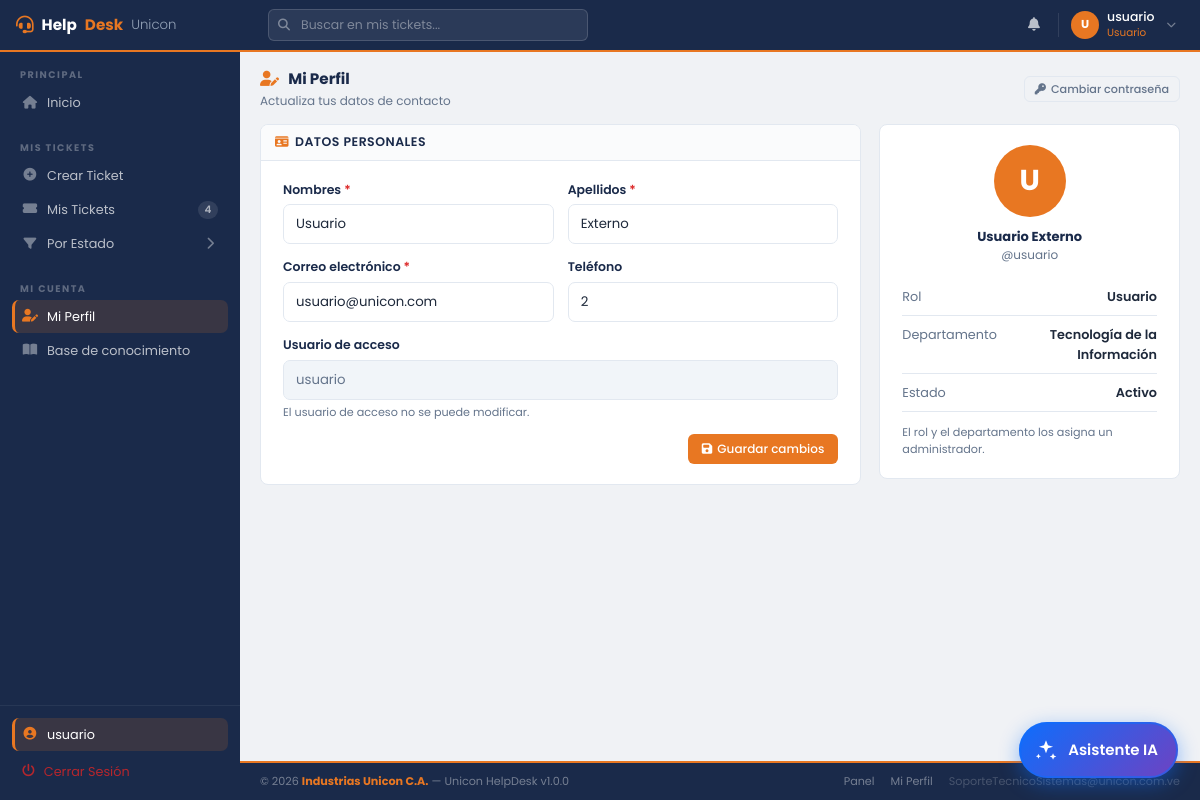
Screenshot of /usuario/perfil.php (signed in) with the database file from the repository.
### tables this page shows
CREATE TABLE `roles` (
  `id_rol` int(11) NOT NULL AUTO_INCREMENT,
  `nombre` varchar(50) NOT NULL,
  `descripcion` text DEFAULT NULL,
  `nivel_acceso` tinyint(1) NOT NULL DEFAULT 1,
  PRIMARY KEY (`id_rol`),
  UNIQUE KEY `nombre` (`nombre`)
);

CREATE TABLE `usuarios` (
  `id_usuario` int(11) NOT NULL AUTO_INCREMENT,
  `nombres` varchar(100) NOT NULL,
  `apellidos` varchar(100) NOT NULL,
  `correo` varchar(150) NOT NULL,
  `usuario_login` varchar(50) NOT NULL,
  `contraseña` varchar(255) NOT NULL,
  `telefono` varchar(20) DEFAULT NULL,
  `id_departamento` int(11) NOT NULL,
  `id_rol` int(11) NOT NULL DEFAULT 1,
  `estado` enum('activo','inactivo','reposo','pasante','vacaciones','suspendido') NOT NULL DEFAULT 'activo',
  PRIMARY KEY (`id_usuario`),
  UNIQUE KEY `correo` (`correo`),
  UNIQUE KEY `usuario_login` (`usuario_login`),
  KEY `id_departamento` (`id_departamento`),
  KEY `id_rol` (`id_rol`),
  CONSTRAINT `fk_usuario_departamento` FOREIGN KEY (`id_departamento`) REFERENCES `departamentos` (`id_departamento`) ON UPDATE CASCADE,
  CONSTRAINT `fk_usuario_rol` FOREIGN KEY (`id_rol`) REFERENCES `roles` (`id_rol`) ON UPDATE CASCADE
);

CREATE TABLE `departamentos` (
  `id_departamento` int(11) NOT NULL AUTO_INCREMENT,
  `nombre` varchar(100) NOT NULL,
  `descripcion` text DEFAULT NULL,
  `estado` enum('activo','inactivo','clausurado') NOT NULL DEFAULT 'activo',
  PRIMARY KEY (`id_departamento`),
  UNIQUE KEY `nombre` (`nombre`)
);

### usuario/perfil.php (the view, shortened to what this page needs)
<?php
include '../config/conexion.php';
$stmt = $conexion->prepare("
    SELECT u.nombres, u.apellidos, u.correo, u.usuario_login, u.telefono, u.estado,
           d.nombre AS departamento_nombre, r.nombre AS rol_nombre
    FROM usuarios u
    JOIN departamentos d ON u.id_departamento = d.id_departamento
    JOIN roles r ON u.id_rol = r.id_rol
    WHERE u.usuario_login = ?
");
$stmt->bind_param("s", $_SESSION['usser']);
$stmt->execute();
$perfil = $stmt->get_result()->fetch_assoc();
include_once '../includes/header2.php';
include_once '../includes/sidebar.php';
?>
<main class="hd-main">
    <div class="hd-page-header">
        <div>
            <div class="hd-page-title"><i class="fas fa-user-edit" style="color:var(--naranja);margin-right:6px;"></i> Mi Perfil</div>
            <div class="hd-page-sub">Actualiza tus datos de contacto</div>
        </div>
        <a href="cambiar_clave.php" class="hd-btn hd-btn-outline hd-btn-sm"><i class="fas fa-key"></i> Cambiar contraseña</a>
    </div>
    <div class="hd-perfil-grid">
        <div class="hd-card">
            <div class="hd-card-header">
                <h5 class="hd-card-title"><i class="fas fa-id-card"></i> Datos personales</h5>
            </div>
            <div class="hd-card-body" style="padding:20px 22px;">
                <form id="form-perfil">
                    <div class="hd-row-2" style="margin-bottom:14px;">
                        <div>
                            <label class="hd-label">Nombres <span style="color:var(--danger);">*</span></label>
                            <input type="text" name="nombres" class="hd-input" maxlength="100" required value="<?= htmlspecialchars($perfil['nombres']) ?>">
                        </div>
                        <div>
                            <label class="hd-label">Apellidos <span style="color:var(--danger);">*</span></label>
                            <input type="text" name="apellidos" class="hd-input" maxlength="100" required value="<?= htmlspecialchars($perfil['apellidos']) ?>">
                        </div>
                    </div>
                    <div class="hd-row-2" style="margin-bottom:14px;">
                        <div>
                            <label class="hd-label">Correo electrónico <span style="color:var(--danger);">*</span></label>
                            <input type="email" name="correo" class="hd-input" maxlength="150" required value="<?= htmlspecialchars($perfil['correo']) ?>">
                        </div>
                        <div>
                            <label class="hd-label">Teléfono</label>
                            <input type="text" name="telefono" class="hd-input" maxlength="20" placeholder="Opcional" value="<?= htmlspecialchars($perfil['telefono'] ?? '') ?>">
                        </div>
                    </div>
                    <div style="margin-bottom:14px;">
                        <label class="hd-label">Usuario de acceso</label>
                        <input type="text" class="hd-input" disabled value="<?= htmlspecialchars($perfil['usuario_login']) ?>">
                        <div style="font-size:0.7rem;color:var(--muted);margin-top:4px;">El usuario de acceso no se puede modificar.</div>
                    </div>
                    <div style="text-align:right;margin-top:12px;">
                        <button type="submit" id="btn-guardar-perfil" class="hd-btn hd-btn-naranja">
                            <i class="fas fa-save"></i> Guardar cambios
                        </button>
                    </div>
                </form>
            </div>
        </div>
        <div class="hd-card" style="padding:20px 22px;">
            <div class="hd-avatar-grande"><?= strtoupper(substr($perfil['nombres'], 0, 1)) ?></div>
            <div style="text-align:center;margin-bottom:14px;">
                <div style="font-weight:700;color:var(--azul);"><?= htmlspecialchars($perfil['nombres'] . ' ' . $perfil['apellidos']) ?></div>
                <div style="font-size:0.75rem;color:var(--muted);">@<?= htmlspecialchars($perfil['usuario_login']) ?></div>
            </div>
            <div class="hd-cuenta-item"><span>Rol</span><span><?= htmlspecialchars($perfil['rol_nombre']) ?></span></div>
            <div class="hd-cuenta-item"><span>Departamento</span><span><?= htmlspecialchars($perfil['departamento_nombre']) ?></span></div>
            <div class="hd-cuenta-item"><span>Estado</span><span><?= htmlspecialchars(ucfirst($perfil['estado'])) ?></span></div>
            <div style="font-size:0.7rem;color:var(--muted);margin-top:12px;line-height:1.5;">
                El rol y el departamento los asigna un administrador.
            </div>
        </div>
    </div>
</main>
<?php include_once '../includes/footer2.php'; ?>

### includes/header2.php (shortened to what this page needs)
<?php
$usuario_activo = $_SESSION['usser'];
$rol_id         = (int)$_SESSION['id_rol'];
$inicial        = strtoupper(substr($usuario_activo, 0, 1));
$rol_nombre     = match($rol_id) { 3=>'Administrador', 2=>'Técnico TI', 1=>'Usuario', default=>'—' };
try {
    $q_rn = $conexion->prepare("SELECT nombre FROM roles WHERE id_rol = ?");
    $q_rn->bind_param("i", $rol_id); $q_rn->execute();
    if ($f_rn = $q_rn->get_result()->fetch_assoc()) $rol_nombre = $f_rn['nombre'];
} catch (Throwable $e) {  }
?>
<!DOCTYPE html>
<html lang="es">
<head>
    <link rel="stylesheet" href="https://cdn.jsdelivr.net/npm/bootstrap@5.3.0/dist/css/bootstrap.min.css">
    <link rel="stylesheet" href="https://cdnjs.cloudflare.com/ajax/libs/font-awesome/6.4.0/css/all.min.css">
    <link rel="stylesheet" href="../assets/css/dashboard2.css">
</head>
<body>
<header class="hd-topbar">
    <a href="dashboard.php" class="hd-topbar-brand">
        <i class="fas fa-headset"></i>
        Help<span>Desk</span> <small>Unicon</small>
    </a>
    <div class="hd-topbar-search" style="position:relative;">
        <i class="fas fa-search"></i>
        <input type="search" id="hdBuscar" autocomplete="off" maxlength="60"
               placeholder="<?= $rol_id === 3 ? 'Buscar tickets, usuarios, equipos...' : ($rol_id === 2 ? 'Buscar tickets, equipos...' : 'Buscar en mis tickets...') ?>">
    </div>
    <div class="hd-topbar-right">
        <div class="hd-notif-wrap">
            <button type="button" class="hd-topbar-icon" id="hdBell" title="Notificaciones" style="background:none;border:0;position:relative;">
                <i class="fas fa-bell"></i>
            </button>
        </div>
        <div style="position:relative;">
            <button class="hd-topbar-user" onclick="toggleUserMenu()" id="userBtn">
                <div class="hd-avatar"><?= $inicial ?></div>
                <div class="hd-topbar-user-info">
                    <span class="hd-topbar-user-name"><?= htmlspecialchars($usuario_activo) ?></span>
                    <span class="hd-topbar-user-role"><?= $rol_nombre ?></span>
                </div>
                <i class="fas fa-chevron-down" style="color:rgba(255,255,255,0.4);font-size:0.6rem;margin-left:4px;"></i>
            </button>
        </div>
    </div>
</header>

### assets/css/dashboard2.css (style rules this page uses)
:root { --azul: #1a2a4a; --azul-mid: #243660; --azul-light: #2d4a7a; --naranja: #E87722; --naranja-lt: #f59342; --bg: #f0f2f5; --card: #ffffff; --texto: #1e293b; --muted: #64748b; --borde: #e2e8f0; --sidebar-w: 240px; --nav-h: 52px; --success: #16a34a; --danger: #dc2626; --warning: #d97706; --info: #0284c7; }
*, *::before, *::after { box-sizing: border-box; margin: 0; padding: 0; }
body { font-family: 'Poppins', sans-serif; background: var(--bg); color: var(--texto); font-size: 13px; }
.hd-topbar { position: fixed; top: 0; left: 0; right: 0; height: var(--nav-h); background: var(--azul); border-bottom: 2px solid var(--naranja); display: flex; align-items: center; padding: 0 16px; z-index: 200; gap: 12px; }
.hd-topbar-brand { display: flex; align-items: center; gap: 8px; color: #fff; font-weight: 700; font-size: 0.95rem; text-decoration: none; width: var(--sidebar-w); flex-shrink: 0; }
.hd-topbar-brand i { color: var(--naranja); font-size: 1.1rem; }
.hd-topbar-brand span { color: var(--naranja); }
.hd-topbar-brand small { color: #94a3b8; font-weight: 300; }
.hd-topbar-search { flex: 1; max-width: 320px; position: relative; }
.hd-topbar-search input { width: 100%; background: rgba(255,255,255,0.08); border: 1px solid rgba(255,255,255,0.15); border-radius: 6px; padding: 6px 12px 6px 32px; color: #fff; font-size: 0.78rem; outline: none; transition: all 0.2s; }
.hd-topbar-search input::placeholder { color: rgba(255,255,255,0.4); }
.hd-topbar-search i { position: absolute; left: 10px; top: 50%; transform: translateY(-50%); color: rgba(255,255,255,0.4); font-size: 0.75rem; }
.hd-topbar-right { margin-left: auto; display: flex; align-items: center; gap: 4px; }
.hd-topbar-icon { width: 32px; height: 32px; border-radius: 6px; display: flex; align-items: center; justify-content: center; color: rgba(255,255,255,0.7); font-size: 0.85rem; cursor: pointer; transition: all 0.2s; text-decoration: none; position: relative; }
.hd-topbar-user { display: flex; align-items: center; gap: 8px; padding: 4px 8px 4px 4px; border-radius: 8px; cursor: pointer; transition: all 0.2s; text-decoration: none; border: none; background: transparent; }
.hd-avatar { width: 28px; height: 28px; background: var(--naranja); border-radius: 50%; color: #fff; font-size: 0.72rem; font-weight: 700; display: flex; align-items: center; justify-content: center; flex-shrink: 0; }
.hd-topbar-user-info { text-align: left; }
.hd-topbar-user-name { color: #fff; font-size: 0.78rem; font-weight: 500; line-height: 1.2; display: block; }
.hd-topbar-user-role { color: var(--naranja); font-size: 0.65rem; display: block; }
.hd-main { flex: 1; padding: 16px 20px; }
.hd-page-header { display: flex; align-items: center; justify-content: space-between; margin-bottom: 14px; flex-wrap: wrap; gap: 8px; }
.hd-page-title { font-size: 0.95rem; font-weight: 700; color: var(--azul); }
.hd-page-sub { font-size: 0.75rem; color: var(--muted); margin-top: 1px; }
.hd-card { background: var(--card); border-radius: 8px; border: 1px solid var(--borde); overflow: hidden; }
.hd-card-header { padding: 10px 14px; border-bottom: 1px solid var(--borde); display: flex; align-items: center; justify-content: space-between; background: #fafbfc; }
.hd-card-title { font-size: 0.78rem; font-weight: 600; color: var(--azul); display: flex; align-items: center; gap: 6px; margin: 0; text-transform: uppercase; letter-spacing: 0.5px; }
.hd-card-title i { color: var(--naranja); font-size: 0.75rem; }
.hd-card-body { padding: 12px 14px; }
.hd-btn { display: inline-flex; align-items: center; gap: 5px; padding: 6px 14px; border-radius: 6px; font-size: 0.75rem; font-weight: 500; border: none; cursor: pointer; transition: all 0.15s; text-decoration: none; white-space: nowrap; font-family: inherit; }
.hd-btn-naranja { background: var(--naranja); color: #fff; }
.hd-btn-sm { padding: 4px 10px; font-size: 0.7rem; }
.hd-btn-outline { background: transparent; border: 1px solid var(--borde); color: var(--muted); }

### includes/header2.php (style rules this page uses)
.hd-notif-wrap { position:relative; }

### rows the page displays
roles: nombre "Usuario"
usuarios: nombres "Usuario", apellidos "Externo", correo "usuario@unicon.com", telefono "2", usuario_login "usuario", nombres "U", nombres+apellidos "Usuario Externo", id_rol.nombre "Usuario", id_departamento.nombre "Tecnología de la Información", estado "Activo"

### other values shown
$inicial "U"
$usuario_activo "usuario"
$n "4"
EMPRESA_NOMBRE "Industrias Unicon C.A."
NOMBRE_SISTEMA "Unicon HelpDesk"
VERSION_SISTEMA "1.0.0"
EMAIL_SOPORTE "SoporteTecnicoSistemas@unicon.com.ve"
